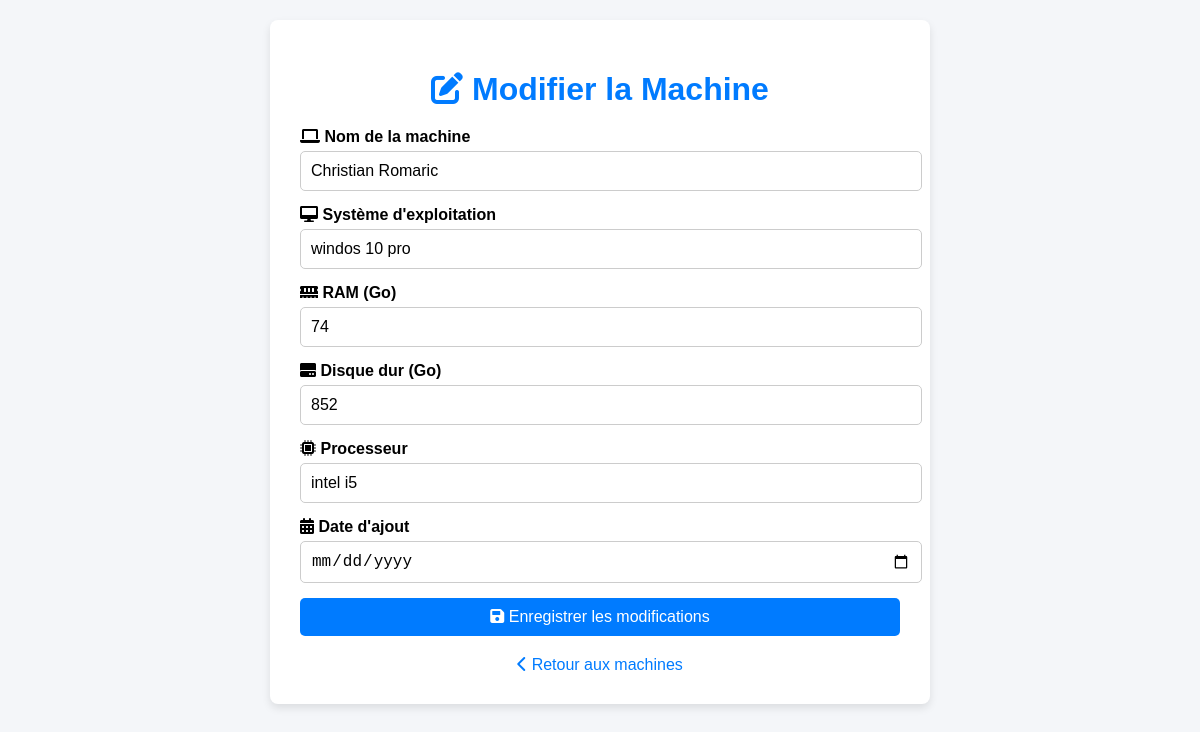
The page /php/edit_machine.php?id=42&idsalle=1 (signed in) on the database its author committed.
### tables this page shows
CREATE TABLE `ordinateurs` (
  `id_ordinateur` int(11) NOT NULL,
  `id_salle` int(11) NOT NULL,
  `nom_ordi` varchar(255) NOT NULL,
  `Systeme_E` varchar(255) NOT NULL,
  `proces` varchar(255) NOT NULL,
  `Disque` int(11) NOT NULL,
  `ranger` int(11) NOT NULL DEFAULT 1,
  `ram` int(11) NOT NULL,
  `date_maint` date DEFAULT curdate()
);

### php/edit_machine.php (the view, shortened to what this page needs)
<?php
include '../Asset/traitement/login.php';
$id = $_GET['id'];
$sql = "SELECT * FROM ordinateurs WHERE id_ordinateur='$id'";
$result = mysqli_query($conn, $sql);
$machine = mysqli_fetch_assoc($result);
?>
<!DOCTYPE html>
<html lang="en">
<head>
    <link rel="stylesheet" href="https://cdnjs.cloudflare.com/ajax/libs/font-awesome/6.0.0-beta3/css/all.min.css">
</head>
<body  class="bg-gray-100 font-sans">
    <div class="container">
        <h1><i class="fas fa-edit"></i> Modifier la Machine</h1>
        <form action="edit_machine.php" method="post">
            <div class="form-group">
                <label for="nom_ordi"><i class="fas fa-laptop"></i> Nom de la machine</label>
                <input type="text" id="nom_ordi" name="nom_ordi" value="<?php echo htmlspecialchars($machine['nom_ordi']); ?>" required>
            </div>
            <div class="form-group">
                <label for="Systeme_E"><i class="fas fa-desktop"></i> Système d'exploitation</label>
                <input type="text" id="Systeme_E" name="Systeme_E" value="<?php echo htmlspecialchars($machine['Systeme_E']); ?>" required>
            </div>
            <div class="form-group">
                <label for="ram"><i class="fas fa-memory"></i> RAM (Go)</label>
                <input type="number" id="ram" name="ram" value="<?php echo htmlspecialchars($machine['ram']); ?>" required>
            </div>
            <div class="form-group">
                <label for="Disque"><i class="fas fa-hdd"></i> Disque dur (Go)</label>
                <input type="number" id="Disque" name="Disque" value="<?php echo htmlspecialchars($machine['Disque']); ?>" required>
            </div>
            <div class="form-group">
                <label for="proces"><i class="fas fa-microchip"></i> Processeur</label>
                <input type="text" id="proces" name="proces" value="<?php echo htmlspecialchars($machine['proces']); ?>" required>
            </div>
            <div class="form-group">
                <label for="date_ajout"><i class="fas fa-calendar-alt"></i> Date d'ajout</label>
                <input type="date" id="date_ajout" name="date_ajout" value="<?php echo htmlspecialchars($machine['date_ajout']); ?>" required>
            </div>
            <button type="submit"><i class="fas fa-save"></i> Enregistrer les modifications</button>
        </form>
        <div class="back-link">
            <a href="machines.php"><i class="fas fa-chevron-left"></i> Retour aux machines</a>
        </div>
    </div>
</body>
</html>

### php/edit_machine.php (style rules this page uses)
body { font-family: Arial, sans-serif; background-color: #f4f6f9; margin: 0; padding: 20px; }
.container { max-width: 600px; background: #fff; padding: 30px; margin: 0 auto; border-radius: 8px; box-shadow: 0 4px 8px rgba(0,0,0,0.1); }
h1 { text-align: center; color: #007bff; margin-bottom: 20px; }
form { display: flex; flex-direction: column; gap: 15px; }
.form-group { display: flex; flex-direction: column; }
.form-group label { font-weight: bold; margin-bottom: 5px; }
.form-group input { padding: 10px; border: 1px solid #ccc; border-radius: 5px; font-size: 1rem; width: 100%; }
button { padding: 10px; background: #007bff; border: none; color: white; border-radius: 5px; font-size: 1rem; cursor: pointer; }
.back-link { text-align: center; margin-top: 20px; }
.back-link a { text-decoration: none; color: #007bff; }

### rows shown on the page
ordinateurs: nom_ordi "Christian Romaric", Systeme_E "windos 10 pro", ram "74", Disque "852", proces "intel i5"
